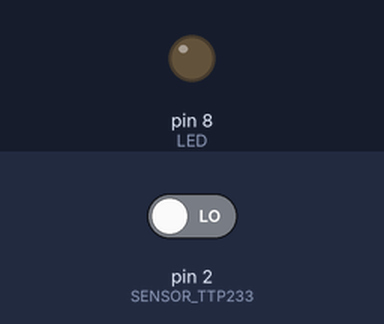
This sketch was run on a simulated Arduino Uno, built with avr-gcc and run on an emulated ATmega328P. On the bench: output pins drawn as LEDs (lit = HIGH). The test bench sets the inputs (shaded band); at power-on: pin 2 (SENSOR_TTP233) LOW.

Above: at 1.2 s.
1.3 s: pin 2 (SENSOR_TTP233) driven HIGH
At 2.1 s:
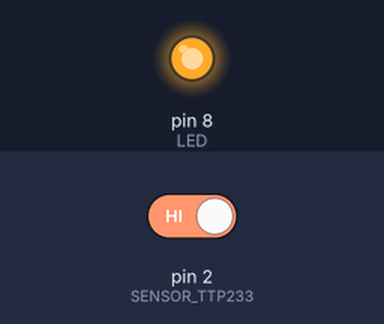
2.8 s: pin 2 (SENSOR_TTP233) driven LOW
At 3.3 s:
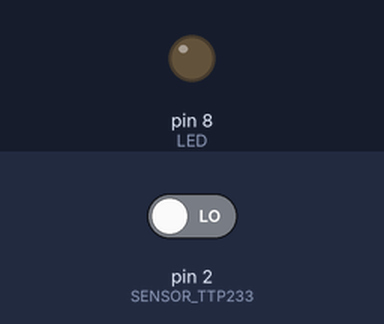
Timing chart, 0 to 5.8 s (numbered marks = the images above; inputs shaded):
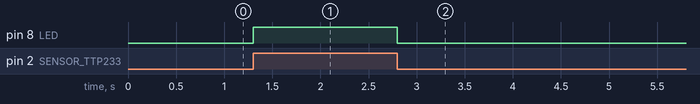

Measured:
- after the input at 1.3 s, pin 8 (LED): LOW → HIGH at once
- after the input at 2.8 s, pin 8 (LED): HIGH → LOW at once

The sketch:

TTP233.ino
```cpp
#define SENSOR_TTP233 2  // Input pin for the capacitive sensor
#define LED 8            // Pin where the LED is connected

void setup() {
    pinMode(SENSOR_TTP233, INPUT); // Set the sensor as an input
    pinMode(LED, OUTPUT);          // Set the LED as an output
}

void loop() {
    int state = digitalRead(SENSOR_TTP233); // Read the sensor state

    if (state == HIGH) {  // If the sensor is touched
        digitalWrite(LED, HIGH); // Turn on the LED
    } else {
        digitalWrite(LED, LOW);  // Turn off the LED
    }
}
```
